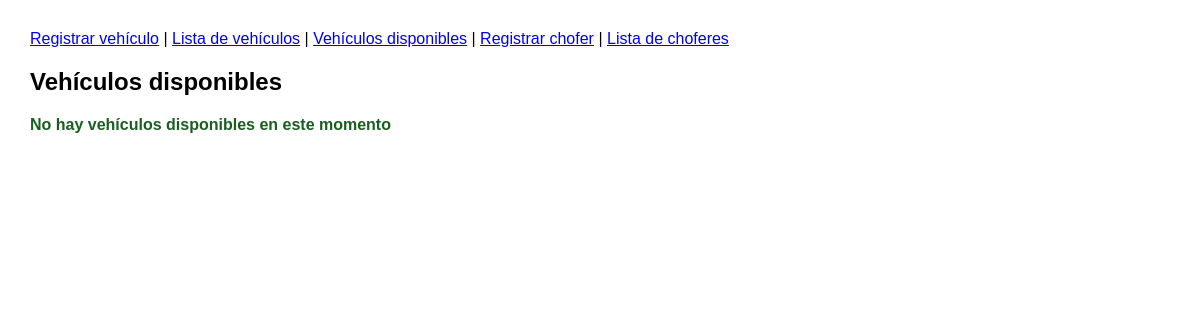
Page /vehiculos.php?accion=disponibles on the earlier database version.
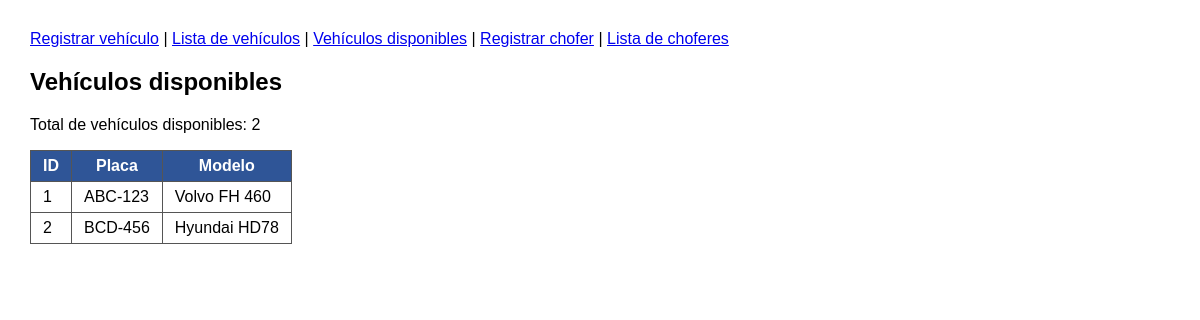
Same page on the later database version.
### tables this page shows
create table vehiculo (
    id int  auto_increment primary key,
    placa varchar(10) not null,
    modelo varchar(60) not null,
    disponible tinyint(1) not null default 1,
    unique (placa)
);

### app/models/Vehiculo.php (called while the page is built, shortened)
<?php
class Vehiculo{
    public function listarDisponibles(){
        $conn = new Conn();
        $conexion = $conn->conectar();
        $sql = "select id, placa, modelo from vehiculo where disponible = 1 order by id";
        $stmt = $conexion->prepare($sql);
        $stmt->execute();
        $vehiculos = $stmt->fetchAll(PDO::FETCH_ASSOC);
        return $vehiculos;
    }
}

### app/controllers/VehiculoController.php (called while the page is built, shortened)
<?php
require_once "app/models/Vehiculo.php";
class VehiculoController{
    public function listarDisponibles(){
        $vehiculo = new Vehiculo();
        return $vehiculo->listarDisponibles();
    }
}

### app/views/vehiculos/disponibles.php (the view, shortened to what this page needs)
<!DOCTYPE html>
<html lang="es">
<head>
    <link rel="stylesheet" href="public/css/flota.css">
</head>
<body>
    <nav>
        <a href="vehiculos.php?accion=registrar">Registrar vehículo</a> |
        <a href="vehiculos.php">Lista de vehículos</a> |
        <a href="vehiculos.php?accion=disponibles">Vehículos disponibles</a> |
        <a href="choferes.php?accion=registrar">Registrar chofer</a> |
        <a href="choferes.php">Lista de choferes</a>
    </nav>
    <h2>Vehículos disponibles</h2>
    <?php if(count($vehiculos) == 0){ ?>
        <p class="mensaje">No hay vehículos disponibles en este momento</p>
    <?php }else{ ?>
        <p>Total de vehículos disponibles: <?php echo count($vehiculos); ?></p>
        <table>
            <tr>
                <th>ID</th>
                <th>Placa</th>
                <th>Modelo</th>
            </tr>
            <?php foreach($vehiculos as $v){ ?>
            <tr>
                <td><?php echo $v["id"]; ?></td>
                <td><?php echo htmlspecialchars($v["placa"]); ?></td>
                <td><?php echo htmlspecialchars($v["modelo"]); ?></td>
            </tr>
            <?php } ?>
        </table>
    <?php } ?>
</body>
</html>

Differences in the rows shown:
added vehiculo: id "1", placa "ABC-123", modelo "Volvo FH 460"
added vehiculo: id "2", placa "BCD-456", modelo "Hyundai HD78"
Other differences:
count($vehiculos): (not shown) → "2"
text no longer shown: "No hay vehículos disponibles en este momento"
text now shown: "Total de vehículos disponibles: ID Placa Modelo"
